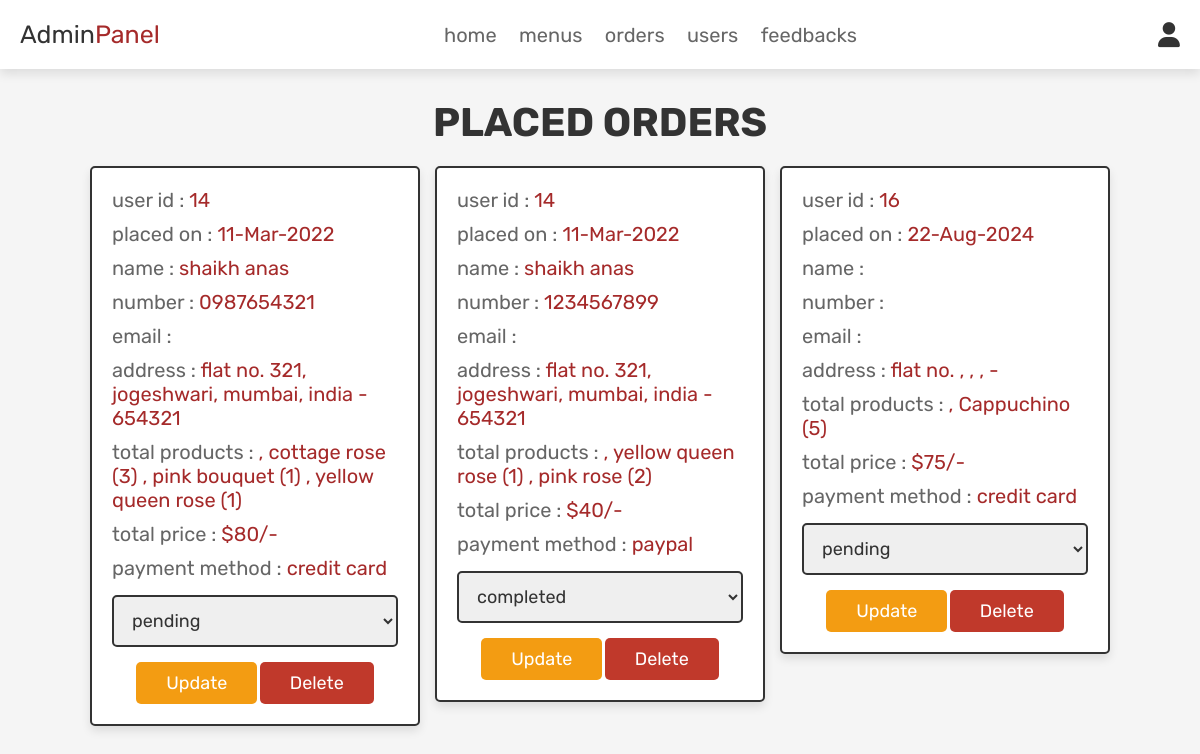
The app's page /admin_orders.php (signed in) with its own data.
### tables this page shows
CREATE TABLE orders (
  id int(11) NOT NULL,
  user_id int(11) NOT NULL,
  name varchar(100) NOT NULL,
  number varchar(12) NOT NULL,
  method varchar(50) NOT NULL,
  address varchar(500) NOT NULL,
  total_products varchar(1000) NOT NULL,
  total_price int(11) NOT NULL,
  placed_on varchar(50) NOT NULL,
  payment_status varchar(20) NOT NULL DEFAULT 'pending',
  card_number varchar(19) DEFAULT NULL,
  expiry_date varchar(5) DEFAULT NULL,
  cvv varchar(3) DEFAULT NULL
);

### admin_orders.php (the view, shortened to what this page needs)
<?php
@include 'config.php';
?>
<!DOCTYPE html>
<html lang="en">
<head>
   <link rel="stylesheet" href="https://cdnjs.cloudflare.com/ajax/libs/font-awesome/6.0.0/css/all.min.css">
   <link rel="stylesheet" href="css/admin_style.css">
</head>
<body>
<?php @include 'admin_header.php'; ?>
<section class="placed-orders">
   <h1 class="title">placed orders</h1>
   <div class="box-container">
      <?php
      $select_orders = mysqli_query($conn, "SELECT * FROM `orders`") or die('query failed');
      if(mysqli_num_rows($select_orders) > 0){
         while($fetch_orders = mysqli_fetch_assoc($select_orders)){
      ?>
      <div class="box">
         <p> user id : <span><?php echo $fetch_orders['user_id']; ?></span> </p>
         <p> placed on : <span><?php echo $fetch_orders['placed_on']; ?></span> </p>
         <p> name : <span><?php echo $fetch_orders['name']; ?></span> </p>
         <p> number : <span><?php echo $fetch_orders['number']; ?></span> </p>
         <p> email : <span><?php echo $fetch_orders['email']; ?></span> </p>
         <p> address : <span><?php echo $fetch_orders['address']; ?></span> </p>
         <p> total products : <span><?php echo $fetch_orders['total_products']; ?></span> </p>
         <p> total price : <span>$<?php echo $fetch_orders['total_price']; ?>/-</span> </p>
         <p> payment method : <span><?php echo $fetch_orders['method']; ?></span> </p>
         <form action="" method="post">
            <select name="update_payment">
               <option disabled selected><?php echo $fetch_orders['payment_status']; ?></option>
            </select>
            <input type="submit" name="update_order" value="update" class="option-btn">
            <a href="admin_orders.php?delete=<?php echo $fetch_orders['id']; ?>" class="delete-btn" onclick="return confirm('delete this order?');">delete</a>
         </form>
      </div>
      <?php
         }
      }else{
         echo '<p class="empty">no orders placed yet!</p>';
      }
      ?>
   </div>
</section>
</body>
</html>

### css/admin_style.css (style rules this page uses)
:root { --pink:brown; --red:#c0392b; --orange:#f39c12; --black:#333; --white:#fff; --light-color:#666; --light-white:#ccc; --light-bg:#f5f5f5; --border:.2rem solid var(--black); --box-shadow:0 .5rem 1rem rgba(0,0,0,.1); }
* { font-family: 'Rubik', sans-serif; margin:0; padding:0; box-sizing: border-box; outline: none; border:none; text-decoration: none; transition:all .2s linear; }
html { font-size: 62.5%; overflow-x: hidden; scroll-behavior: smooth; scroll-padding-top: 6.5rem; }
body { background: var(--light-bg); }
section { padding:3rem 2rem; }
.title { text-align: center; margin-bottom: 2rem; color:var(--black); text-transform: uppercase; font-size: 4rem; }
.btn, .delete-btn, .option-btn { display: inline-block; border-radius: .5rem; margin-top: 1rem; font-size: 1.8rem; color:var(--white); cursor: pointer; padding:1rem 3rem; text-transform: capitalize; }
.delete-btn { background-color: var(--red); }
.option-btn { background-color: var(--orange); }
.placed-orders .box-container { display: grid; grid-template-columns: repeat(auto-fit, 33rem); gap:1.5rem; align-items: flex-start; max-width: 1200px; margin: 0 auto; justify-content: center; }
.placed-orders .box-container .box { padding:2rem; border:var(--border); background-color: var(--white); box-shadow: var(--box-shadow); border-radius: .5rem; }
.placed-orders .box-container .box p { margin-bottom: 1rem; font-size: 2rem; color:var(--light-color); }
.placed-orders .box-container .box p span { color:var(--pink); }
.placed-orders .box-container .box form { margin-top: 1rem; text-align: center; }
.placed-orders .box-container .box form select { width: 100%; border:var(--border); padding:1.2rem 1.4rem; font-size: 1.8rem; color:var(--black); border:var(--border); border-radius: .5rem; margin:.5rem 0; }

### records on screen
orders: user "14", placed_on "11-Mar-2022", name "shaikh anas", number "0987654321", address "flat no. 321, jogeshwari, mumbai, india - 654321", total_products ", cottage rose (3) , pink bouquet (1) , yellow queen rose (1)", total_price "80", method "credit card", update_payment "pending"
orders: user "14", placed_on "11-Mar-2022", name "shaikh anas", number "1234567899", address "flat no. 321, jogeshwari, mumbai, india - 654321", total_products ", yellow queen rose (1) , pink rose (2)", total_price "40", method "paypal", update_payment "completed"
orders: user "16", placed_on "22-Aug-2024", address "flat no. , , , -", total_products ", Cappuchino (5)", total_price "75", method "credit card", update_payment "pending"
